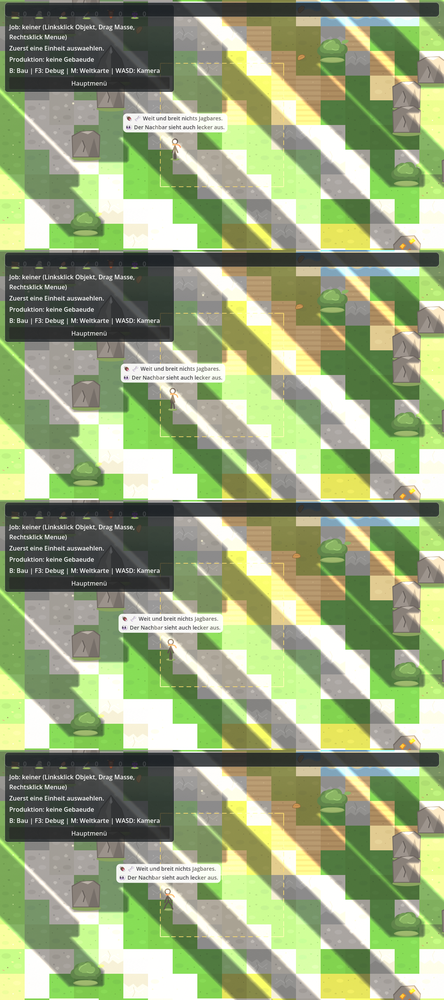
#> input picture .local_dev/vis_tools/frames/holz_fallen_streifen.png, 444 x 1000 px, shrunk from 1152 x 2592 before the run
$ python layout_diff.py frames/holz_fallen_streifen.png frames/rahmen_000.png
#> lines starting #> are read from the running program, lines starting #| are printed output that depends on the picture
# -*- coding: utf-8 -*-
"""Layout- und Bounding-Box-Diff. Eigene Zuständigkeit: Ein Referenz-UI-
Layout gegen den aktuellen Frame vergleichen und fehlende CanvasLayer oder
verschobene Knoten rein räumlich erkennen — ohne OCR und ohne Textsuche.

Methode: Beide Bilder werden grau gestellt, verwischt, kantengefiltert und
in Gitterzellen zerlegt. Jede Zelle, deren Kantendichte sich über einen
Schwellwert unterscheidet, ist ein Fund — als Bounding-Box gemeldet.
"""

import sys
from pathlib import Path

import numpy as np

PROJEKT_STAMM = Path(__file__).resolve().parents[2]

GITTER = 8
ZELLE_SCHWELLWERT = 0.02
MIN_FUND_PIXEL = 40


def bild_laden(pfad: Path) -> np.ndarray:
    import cv2

    bild = cv2.imread(str(pfad), cv2.IMREAD_COLOR)
#> bild is the input picture: shape (1000, 444, 3); mean B, G, R 125.8, 167.1, 152.6
    if bild is None:
        raise FileNotFoundError(f"Bild nicht lesbar: {pfad}")
    return bild


def kantenbild(bild: np.ndarray) -> np.ndarray:
    import cv2

    grau = cv2.cvtColor(bild, cv2.COLOR_BGR2GRAY)
    verwischt = cv2.GaussianBlur(grau, (5, 5), 0)
    return cv2.Canny(verwischt, 50, 150)


def kanten_matrix(kanten: np.ndarray, gitter: int) -> np.ndarray:
    """Zerlegt das Kantenbild in ein gitter x gitter Feld der Zell-Dichten."""
    h, w = kanten.shape
    zeilen = np.array_split(np.arange(h), gitter)
    spalten = np.array_split(np.arange(w), gitter)
    feld = np.zeros((gitter, gitter), dtype=np.float64)
    for i, zr in enumerate(zeilen):
        for j, zc in enumerate(spalten):
            zelle = kanten[np.ix_(zr, zc)]
            feld[i, j] = float(zelle.mean()) / 255.0
    return feld


def fundament_rahmen(masken: list[tuple[int, int, int, int]]) -> tuple[int, int, int, int]:
    """Vereinigt Fundzellen zu einem einzigen Bounding-Rahmen (x, y, w, h)."""
    x0 = min(m[0] for m in masken)
    y0 = min(m[1] for m in masken)
    x1 = max(m[0] + m[2] for m in masken)
    y1 = max(m[1] + m[3] for m in masken)
    return x0, y0, x1 - x0, y1 - y0


def layout_diff(referenz: Path, aktuell: Path) -> list[tuple[int, int, int, int, float]]:
    """Vergleicht beide Bilder und liefert die Fund-Rahmen mit Abweichung."""
    import cv2

    bild_a = bild_laden(referenz)
    bild_b = bild_laden(aktuell)
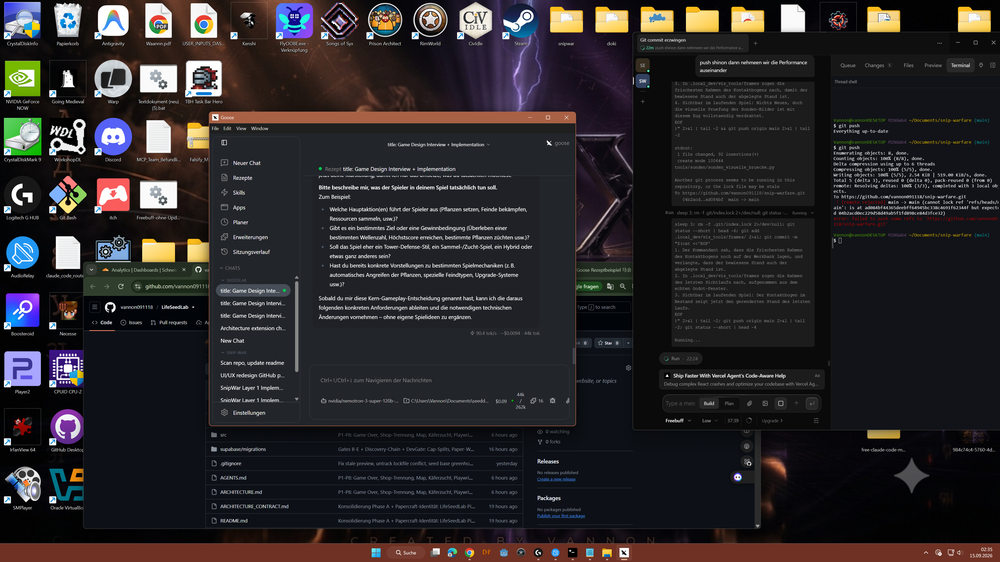
#> input picture .local_dev/vis_tools/frames/rahmen_000.png, 1000 x 562 px, shrunk from 3840 x 2160 before the run
#> in bild_laden, bild is the input picture: shape (562, 1000, 3); mean B, G, R 40.9, 38.9, 41.8
    if bild_a.shape != bild_b.shape:
        h = min(bild_a.shape[0], bild_b.shape[0])
#> h = 562
        w = min(bild_a.shape[1], bild_b.shape[1])
#> w = 444
        bild_a = bild_a[:h, :w]
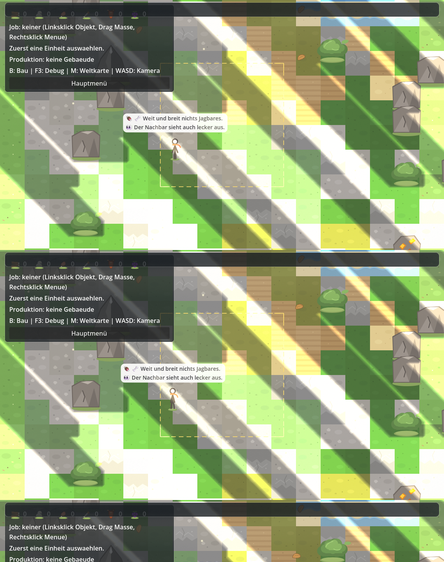
#> bild_a: shape (562, 444, 3); mean B, G, R 122.7, 162, 148.3
        bild_b = bild_b[:h, :w]
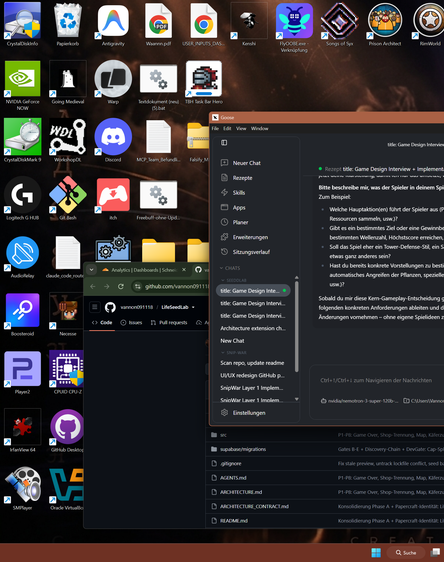
#> bild_b: shape (562, 444, 3); mean B, G, R 50.9, 48.7, 51.9
    feld_a = kanten_matrix(kantenbild(bild_a), GITTER)
#> in kantenbild, `grau = cv2.cvtColor(bild, cv2.COLOR_BGR2GRAY)`:
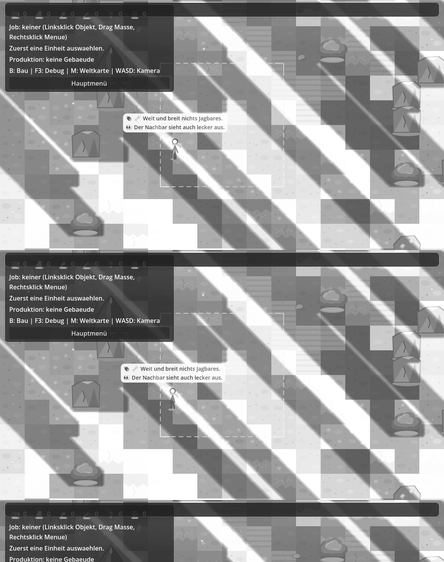
#> grau: shape (562, 444); min 14, max 255, mean 153.4
#> in kantenbild, `return cv2.Canny(verwischt, 50, 150)`:
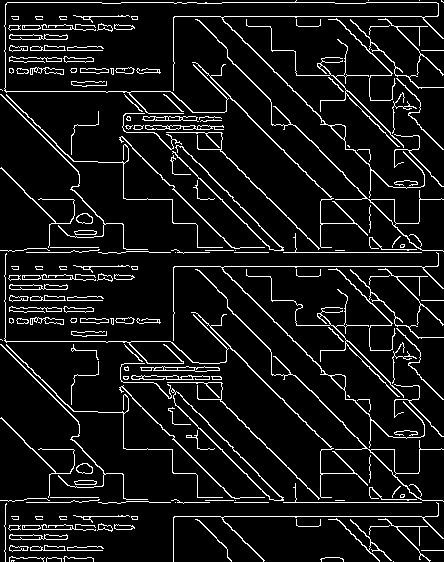
#> returned value: shape (562, 444); 8.4% white in thin lines or dots
#> in kanten_matrix, `h, w = kanten.shape`: h = 562; w = 444
    feld_b = kanten_matrix(kantenbild(bild_b), GITTER)
#> in kantenbild (call 2), `verwischt = cv2.GaussianBlur(grau, (5, 5), 0)`:
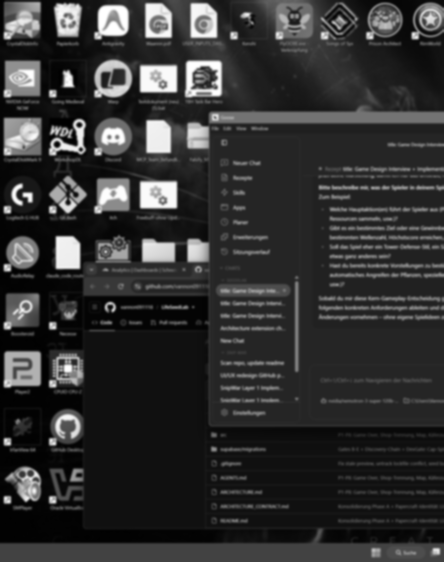
#> verwischt: shape (562, 444); min 0, max 255, mean 49.9
#> in kantenbild (call 2), `return cv2.Canny(verwischt, 50, 150)`:
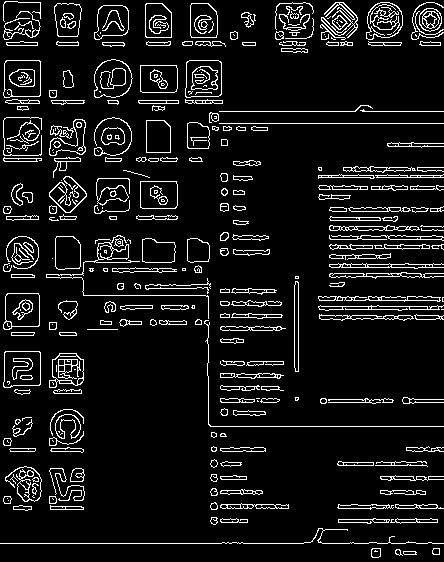
#> returned value: shape (562, 444); 8.7% white in thin lines or dots
    delta = np.abs(feld_a - feld_b)
    h, w = kantenbild(bild_a).shape
    cell_h = h // GITTER
#> cell_h = 70
    cell_w = w // GITTER
#> cell_w = 55
    funde: list[tuple[int, int, int, int, float]] = []
    for i in range(GITTER):
        for j in range(GITTER):
            if delta[i, j] > ZELLE_SCHWELLWERT:
                x = j * cell_w
                y = i * cell_h
                funde.append((x, y, cell_w, cell_h, float(delta[i, j])))
#> after the loop, funde = 49 items, first 6: (0, 0, 55, 70, 0.0455), (55, 0, 55, 70, 0.0322), (110, 0, 55, 70, 0.0677), (165, 0, 55, 70, 0.0551), (220, 0, 55, 70, 0.0348), (275, 0, 55, 70, 0.0994)
    return funde


def hauptprogramm() -> int:
    if len(sys.argv) != 3:
        print("Aufruf: python layout_diff.py <referenz.png> <aktuell.png>")
        return 2
    referenz = Path(sys.argv[1])
    aktuell = Path(sys.argv[2])
    funde = layout_diff(referenz, aktuell)
    if not funde:
        print("Layout-Diff: keine Abweichung")
        return 0
    for x, y, bw, bh, abw in funde:
        print(f"ABWEICHUNG bei ({x},{y}) {bw}x{bh} Dichte-Delta {abw:.3f}")
#> this loop made 49 passes
#> (x, y, abw) on passes 1 to 12: (0, 0, 0.0455), (55, 0, 0.0322), (110, 0, 0.0677), (165, 0, 0.0551), (220, 0, 0.0348), (275, 0, 0.0994), (330, 0, 0.063), (385, 0, 0.0556), (0, 70, 0.0747), (55, 70, 0.0616), (275, 70, 0.0458), (330, 70, 0.0627)
#| ABWEICHUNG bei (0,0) 55x70 Dichte-Delta 0.046
#| ABWEICHUNG bei (55,0) 55x70 Dichte-Delta 0.032
#| ABWEICHUNG bei (110,0) 55x70 Dichte-Delta 0.068
#| ABWEICHUNG bei (165,0) 55x70 Dichte-Delta 0.055
#| ABWEICHUNG bei (220,0) 55x70 Dichte-Delta 0.035
#| ABWEICHUNG bei (275,0) 55x70 Dichte-Delta 0.099
#| ABWEICHUNG bei (330,0) 55x70 Dichte-Delta 0.063
#| ABWEICHUNG bei (385,0) 55x70 Dichte-Delta 0.056
#> (further printed lines are left out)
    x, y, bw, bh = fundament_rahmen([(f[0], f[1], f[2], f[3]) for f in funde])
#> in fundament_rahmen, `x0 = min(m[0] for m in masken)`: x0 = 0
#> in fundament_rahmen, `x1 = max(m[0] + m[2] for m in masken)`: x1 = 440
#> in fundament_rahmen, `y1 = max(m[1] + m[3] for m in masken)`: y1 = 560
#> x = 0; y = 0; bw = 440; bh = 560
    print(f"Gesamt-Rahmen: ({x},{y}) {bw}x{bh} Zellen: {len(funde)}")
#| Gesamt-Rahmen: (0,0) 440x560 Zellen: 49
    return 1


if __name__ == "__main__":
#> (the run stopped early here; a loop or call above may not have finished)
